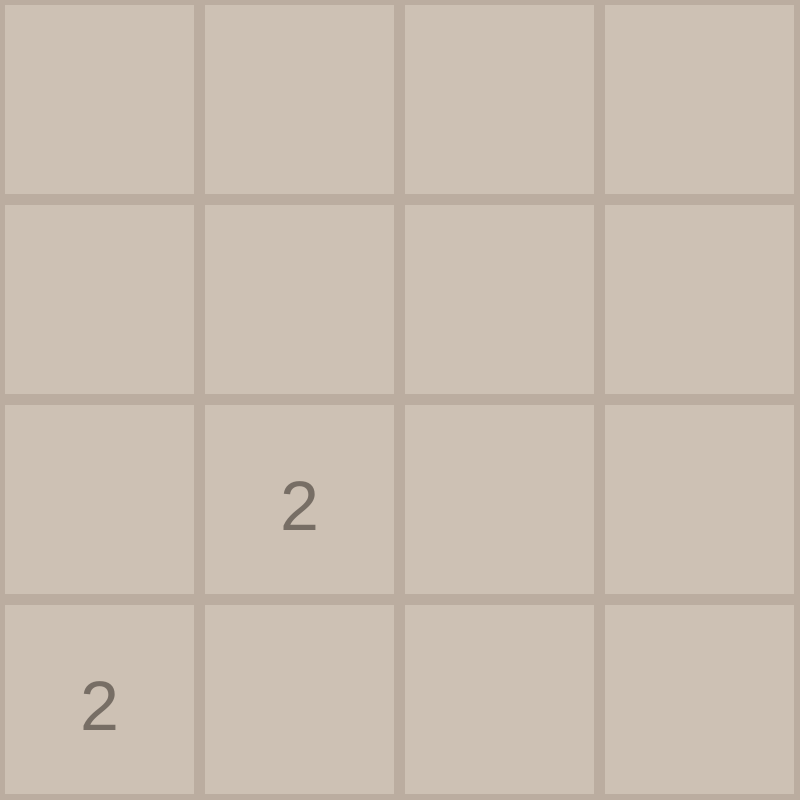
Frame 1 (no input)
Frame 60 (no input): identical to frame 1, image omitted
Frame 120 (the mouse pressed at the canvas centre since frame 60): identical to frame 1, image omitted

The p5.js sketch that drew this single still picture (run headless with seeded random() and noise() and a simulated clock; from frame 60 on, the mouse is pressed at the canvas centre):

// p5.js sketch
// ── sketch.js
var grid = [];
var w;
var tempGrid = [];
function reCondense(arr) {
 var arrays = [0,0,0,0];
 var k = 0;
 for(var i = 0 ; i < arr.length ; i++) {
 	if(arr[i] !== 0) {
 		arrays[k++] = arr[i];
 	}
 }
 return arrays;
}
function add(arr) {
	var arrays = [0,0,0,0];
	var k = 0;
	for(var i = 0 ; i < arr.length - 1 ; i++) {
		if(arr[i] == arr[i+1] && arr[i] !== 0) {
			arr[i] += arr[i+1];
			arr[i+1] = 0;
			arr = reCondense(arr);
		}
	}
	return arr;
}

function reversearr(arr) {
	var arrays = [0,0,0,0];
	var k = 3;
	for(var i = 3 ; i >= 0 ; i--) {
		if(arr[i] !== 0) {
			arrays[k--] = arr[i];
		}
	}
	return arrays;
}

function condense(key) {
	if(key == UP_ARROW || key == DOWN_ARROW) {
		for(var i = 0 ; i < 4 ; i++) {
			var arr = [0,0,0,0];
			k = 0;
			for(var j = 0 ; j < 4 ; j++) {
				if(grid[i][j] !== 0) {
					arr[k++] = grid[i][j];
				}
			}
			arr = add(arr);
			if(key == DOWN_ARROW) {
				arr = reversearr(arr);
			}
			grid[i] = arr;

		}
		
	}

	if(key == LEFT_ARROW || key == RIGHT_ARROW) {
		for(var i = 0 ; i < 4 ; i++) {
			var arr = [0,0,0,0];
			k = 0;
			for(var j = 0 ; j < 4 ; j++) {
				if(grid[j][i] !== 0) {
					arr[k++] = grid[j][i];
				}
			}
			add(arr);
			if(key == RIGHT_ARROW) {
				arr = reversearr(arr);
			}
			for(var x = 0 ; x < 4 ; x++) {
				grid[x][i] = arr[x];
			}
		}
	}

}

function addNum() {
	var spots = [];
	for(var i = 0 ; i < 4 ; i++) {
		for(var j = 0 ; j < 4 ; j++)  {
			if(grid[i][j] === 0) {
				spots.push({x : i, y : j});
			} 
		}	
	}

	if(spots.length > 0) {
		var r = random(1);
		var num = r > 0.5 ? 2 : 4;
		var target = random(spots);
		grid[target.x][target.y] = num;
	}
}

function setup() {
	createCanvas(800,800);
	w = width/4; 
	grid =  [
	[0,0,0,0],
	[0,0,0,0],
	[0,0,0,0],
	[0,0,0,0]
	];
	addNum();
	addNum();
	textSize(70);
	console.table(grid);
}

function keyPressed() {
	var flag  = 0;
	for(var i = 0 ; i < 4 ; i++) {
	tempGrid[i] = grid[i].slice();
}
	condense(keyCode);
	for(var i = 0 ; i < 4 ; i++) {
		for(var j = 0 ; j < 4 ; j++) {
			if(tempGrid[i][j] !== grid[i][j]){
				flag = 1;
			}
		}
	}	
	if(flag !== 0) {
		addNum();
	}
	
}



function draw() {
	drawGrid();
	
}
function drawGrid() {
	for(var i = 0 ; i < 4 ; i++) {
		for(var j = 0 ; j < 4 ; j++) {
			strokeWeight(10);
            var r;
            var g;
            var b;
			r = map(grid[i][j],4,256,100,255);
			g = map(grid[i][j],4,1024,10,255);
			b = map(grid[i][j],4,2048,10,255);
			stroke(color(187,173,160));
			if(grid[i][j] <= 2) {
			fill(color(205,193,180));
		} else {
			fill(color(r,g,b));
		}
			rect(i * w , j * w , w - 1 , w - 1);
			if(grid[i][j] !== 0) {
				strokeWeight(0);
				fill(color(119,110,101));
				text(grid[i][j], i*w + w*0.4,j*w + w * 0.65);
			}	
			//if(j == 0){
			//text(i + "," +j, i*w + w*0.4,j*w + w * 0.65);
		//}
	}
	}
}
